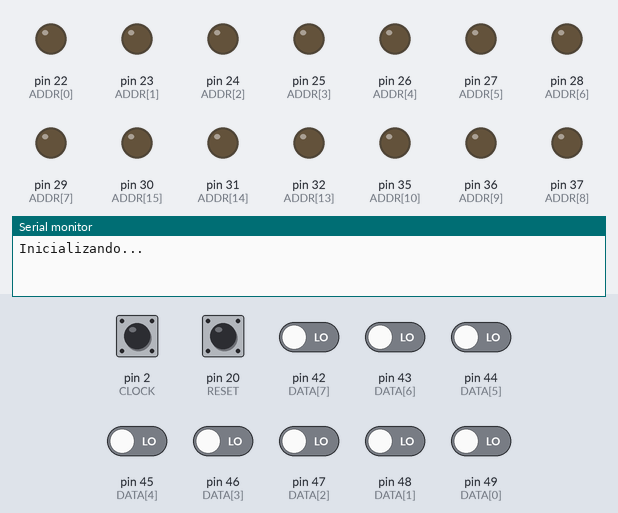
The sketch below on a simulated Arduino Mega 2560, built with avr-gcc and run on an emulated ATmega2560. On the bench: output pins drawn as LEDs (lit = HIGH), the last lines printed to the serial monitor. Inputs (shaded band) come from the test bench; at power-on: pin 2 (CLOCK), pin 20 (RESET), pin 42 (DATA[7]), pin 43 (DATA[6]), pin 44 (DATA[5]), pin 45 (DATA[4]), pin 46 (DATA[3]), pin 47 (DATA[2]), pin 48 (DATA[1]), pin 49 (DATA[0]) LOW.

Above: at 1.2 s.
1.3 s: pin 20 (RESET) pulled HIGH for 0.15 s
2.9 s: pin 2 (CLOCK) pulsed HIGH 5 times (0.12 s each, 0.3 s apart)
At 5.3 s:
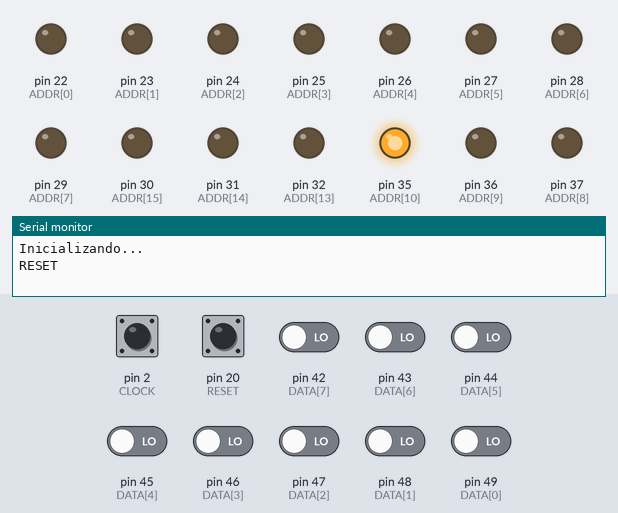
5.9 s: pin 2 (CLOCK) driven HIGH
At 6.7 s:
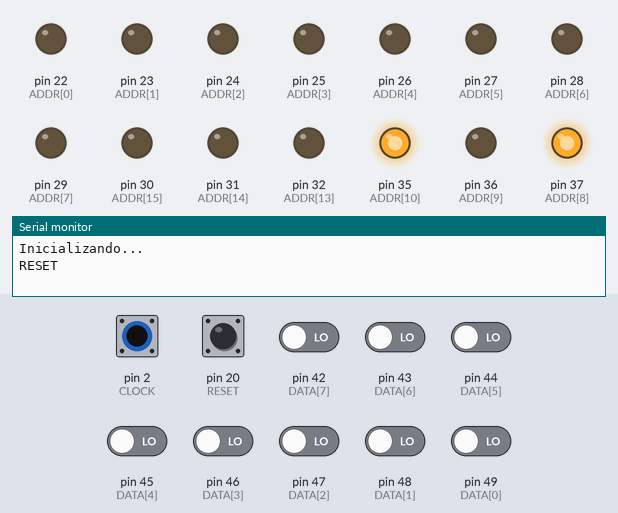
7.4 s: pin 2 (CLOCK) pulsed LOW 2 times (0.12 s each, 0.3 s apart)
At 8.9 s:
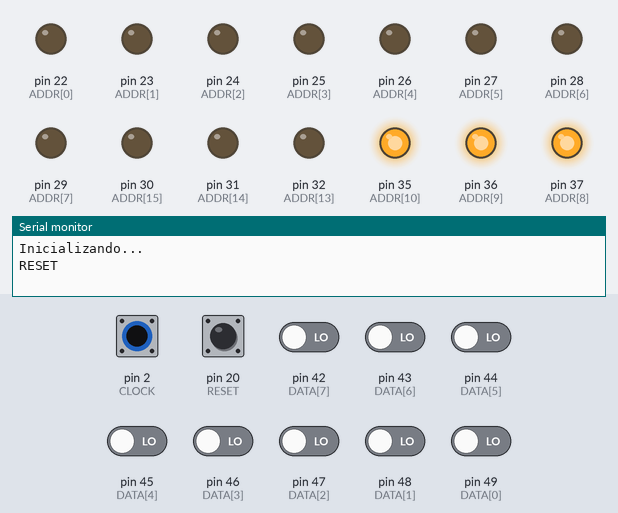
Timing chart, 0 to 10.4 s (numbered marks = the images above; inputs shaded):
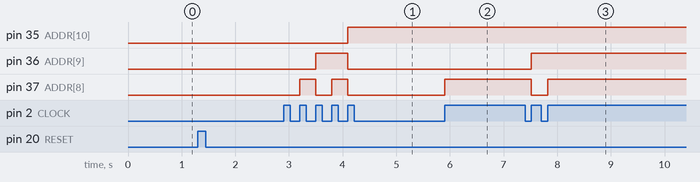

The sketch:

lector_EEPROM.ino
```cpp
#define CLOCK 2
#define READ_WRITE 3
#define RESET 20
#define N 20   //cant de muestras

const char ADDR[] = {22, 23, 24, 25, 26, 27, 28, 29, 37, 36, 35, 34, 33, 32, 31, 30};
const char DATA[] = {49, 48, 47, 46, 45, 44, 43, 42};

volatile int dataBus[N] = {0};
// volatile int addressBus[N] = {0};
uint16_t addressBus = 0;
volatile int readWrite[N] = {0};
volatile int ciclo = 0;

void setup() {
  for (int n = 0; n < 16; n += 1) {
    pinMode(ADDR[n], OUTPUT);
  }
  for (int n = 0; n < 8; n += 1) {
    pinMode(DATA[n], INPUT);
  }
  pinMode(CLOCK, INPUT);
  pinMode(READ_WRITE, INPUT);
  pinMode(RESET, INPUT);

  attachInterrupt(digitalPinToInterrupt(RESET), onReset, RISING);

  Serial.begin(115200);
  Serial.println("Inicializando...");
  PORTC = (uint8_t)addressBus;  //A7-A0
  PORTA = addressBus >> 8;      //A15-A8
}

void onReset(){
  attachInterrupt(digitalPinToInterrupt(CLOCK), onClock, RISING);
  detachInterrupt(digitalPinToInterrupt(RESET));
  Serial.println("RESET");
}

void onClock() {
  dataBus[addressBus] = PINL;
  PORTC = (uint8_t)addressBus;  //A7-A0
  PORTA = addressBus >> 8;      //A15-A8
  addressBus++;
}

void loop() {
  if(addressBus >= N ){
    detachInterrupt(digitalPinToInterrupt(CLOCK));
    addressBus = 0;

    char output[20];
    for(int i=0; i<N; i++){
      sprintf(output, "%04x -> %02x", i, dataBus[i]);
      Serial.println(output);
    }
    attachInterrupt(digitalPinToInterrupt(RESET), onReset, RISING);
  }

}
```

Measured:
- after the input at 2.9 s, pin 35 (ADDR[10]): LOW → HIGH after 1.2 s; pin 36 (ADDR[9]): LOW → HIGH after 0.60 s, → LOW 0.60 s later; pin 37 (ADDR[8]): alternates HIGH for 0.30 s and LOW for 0.30 s, 4 changes in all, then stays LOW, starting after 0.30 s
- after the input at 5.9 s, pin 37 (ADDR[8]): LOW → HIGH at once
- after the input at 7.4 s, pin 36 (ADDR[9]): LOW → HIGH after 0.12 s; pin 37 (ADDR[8]): HIGH → LOW after 0.12 s, → HIGH 0.30 s later
